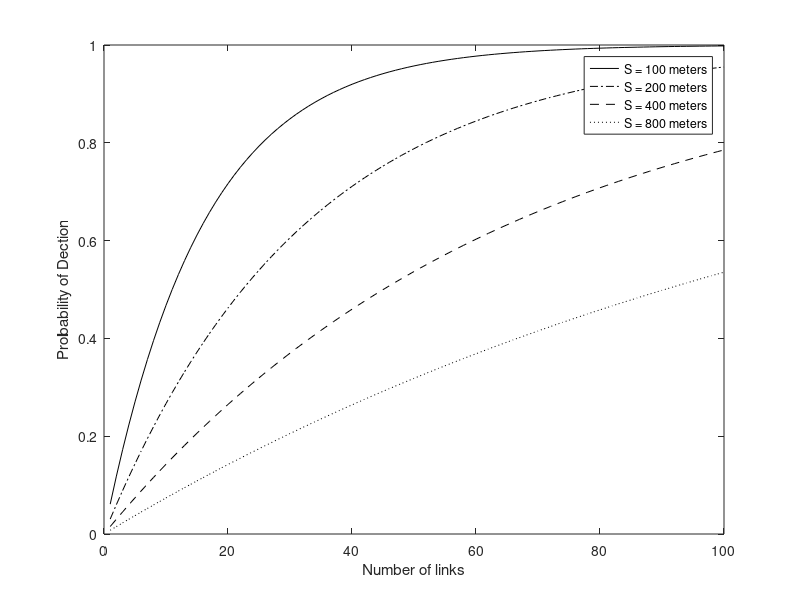

The MATLAB source for this figure:
clear all

%LoverA = [0.01, 0.02, 0.05, 0.1];

alphadegree = 3.5;
alpha = alphadegree/180*pi;

%h = 500; %100;
h = 100;

%S = [500 800 1000 1500]; %[100 400 800 1500];
S = [100 200 400 800]; 

LoverA = alpha * h ./ S;

K = 1:1:100;

p_D = ones(length(LoverA),length(K));

for n = 1:1:length(LoverA)
   p_D(n,:) = 1 - (1 - LoverA(n)).^K;
end
    
plot(K, p_D(1,:), '-k', K, p_D(2,:), '-.k', K, p_D(3,:),'--k', K, p_D(4,:),':k');

%legend("S = 500 meters", "S = 800 meters", "S = 1000 meters", "S = 1500 meters");
legend("S = 100 meters", "S = 200 meters", "S = 400 meters", "S = 800 meters");
xlabel('Number of links');
ylabel('Probability of Dection');
%plot(time, kai1, '-', time, kai2, 'x')






     %theta_planetemp = pi/2 - atan(((orbit_height+r_Earth + plane_height).*sin(alpha))./(((orbit_height + r_Earth + plane_height).*cos(alpha)) - r_Earth)); %the elevation angle of satellite relative to the ground station
     %Y_satellite_positiontemp = plane_height./tan(theta_planetemp)
     
     %theta(Num_data_point+1)/pi*180
   

     

     
     %{
     output_intensity1 = output_intensity/mean(output_intensity);
     output_dB = 10*log10(output_intensity1);
     output_detrend = detrend(output_dB);  %remove the linear component of the signal intesnity
     %}
     
     % var_theta(m_Y,i_alpha_ini) = std(output_detrend)
  
 %{
  figure
  plot([start_time : time_step : end_time], output_detrend); %dB); %detrend);
  title(['Satellite #', num2str(m_S), 'Ground Station #', num2str(m_Y)]);
  xlabel('time (second)');
  ylabel('normalized intensity (dB)');
 %}
  
  %alpha = alpha - alpha_station; % note that the left side is negative angle, so the minus (-) sign
  
 % save('tempfile1.mat','intensity_all_output1','Num_satellite', 'Num_groundstation', 'd_station','start_time','total_time','time_step','distanceY1st','plane_height');
 % alpha_initial = alpha_initial - alpha_between_satellite;
 
%Data Processing

%figure
%plot(theta_initial_degree, var_theta);
%xlabel('elevation angle (degree)');
%ylabel('normalized standard deviation (dB)');

%axis([38 142 1.5 9]);
%plot([time_step:time_step:total_time], output_detrend); %10*log10(output_detrend)); 

%I1 = I/max(max(I))*64;
%image(Y, X, output)
%colorbar